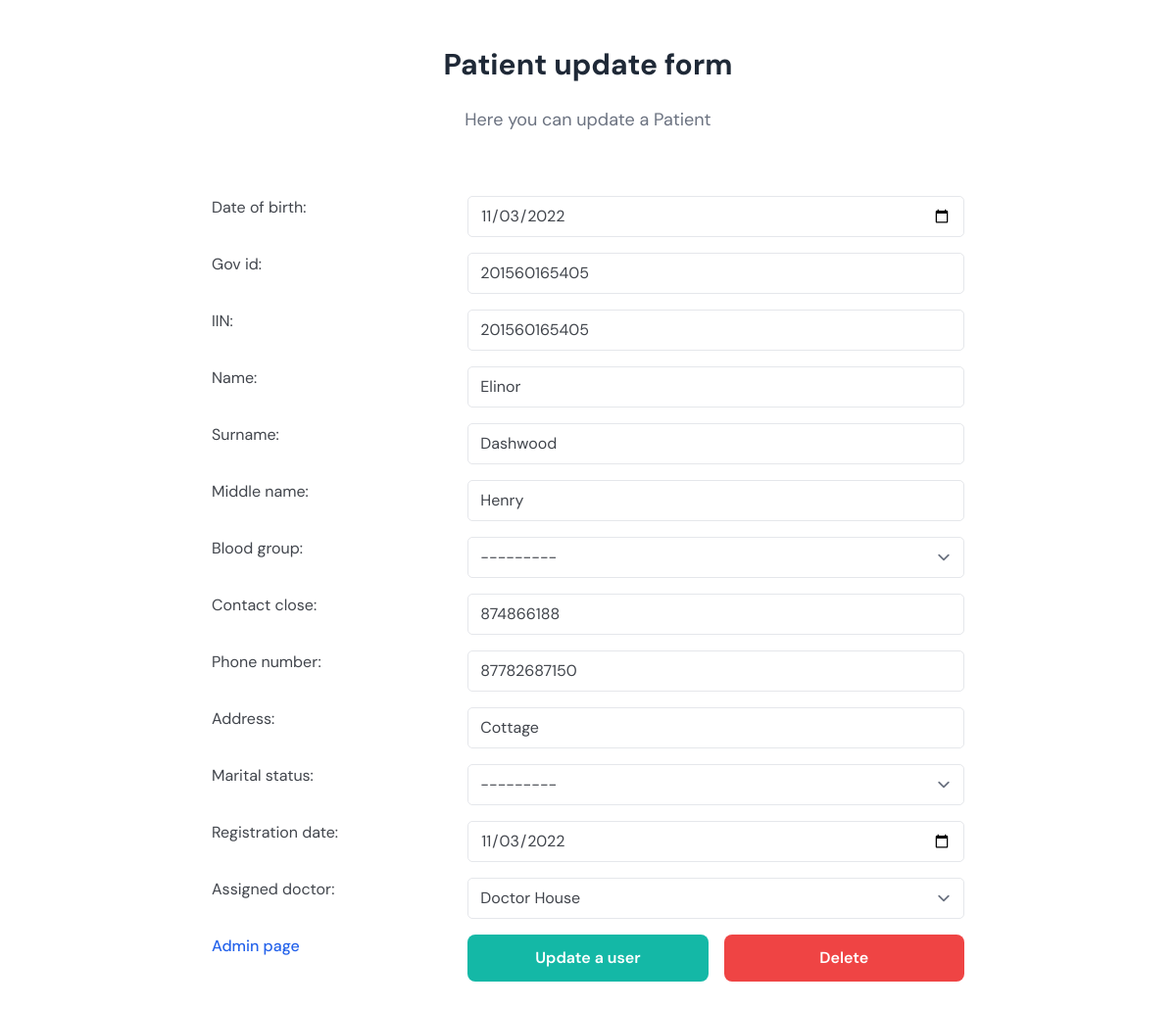
/users/admin/update/Patient/2 (signed in), run on the app's committed database.
### users/models.py (models this page shows, shortened)
class Patient(models.Model):
    user = models.OneToOneField(User, on_delete=models.CASCADE, primary_key=True)
    date_of_birth = models.DateField(blank=True, null=True)
    IIN = models.IntegerField(max_length=12, blank=True, null=True)
    gov_id = models.IntegerField(max_length=12,blank=True, null=True)
    name = models.CharField(max_length=50, blank=True, null=True)
    surname = models.CharField(max_length=50, blank=True, null=True)
    middle_name = models.CharField(max_length=50, blank=True, null=True)
    blood_group = models.CharField(max_length=2, blank=True, null=True, choices=blood_group_choices)
    contact_close = models.CharField(max_length=11,blank=True, null=True)
    phone_number = models.CharField(max_length=11,blank=True, null=True)
    address = models.CharField(max_length=50, blank=True, null=True)
    marital_status = models.CharField(max_length=10, blank=True, null=True, choices = marital_status_choices)
    registration_date = models.DateField(default = datetime.today())
    assigned_doctor = models.ForeignKey(Doctor, related_name='assigned_patients', on_delete=models.PROTECT, default = Doctor.objects.get(surname="House").pk) #why added pk?

### users/views.py (the view, shortened to what this page needs)
# urls.py: path('admin/update/<str:role>/<int:id>', views.update, name='update'),
@staff_member_required
def update(request, role, id):
    if role == 'Patient':
        patient = Patient.objects.get(user_id = str(id))
        form = PatientForm(instance=patient)
    return render(request, 'users/update.html', {
        'form' :  form, 'role' : role
    })

### users/models.py (called while the page is built)
    def __str__(self):
        return f"Doctor {str(self.user)}"

### users/templates/users/update.html (shortened to what this page needs)
{% extends 'users/layout.html' %}{% block head %}
	<link rel="stylesheet" href="https://unpkg.com/aos@next/dist/aos.css" />
{% endblock %}
{% block body %}
	<div class="font-body antialiased text-[#41454c] bg-[#FFFFFF]">
		<div class="py-6 sm:py-8 lg:py-12">
			<div class="px-4 mx-auto max-w-7xl md:px-8">
				<div class="mb-10 md:mb-16">
					<h2 class="text-gray-800 text-2xl lg:text-3xl font-bold text-center mb-4 md:mb-6">{{ role }} update form</h2>
					<p class="max-w-screen-md text-gray-500 md:text-lg text-center mx-auto">Here you can update a {{ role }}</p>
				</div>
				<form method="post" enctype="multipart/form-data" class="grid-cols-3 max-w-screen-md grid gap-4 mx-auto">
					{% for field in form.visible_fields %}
					{{ field.label_tag }} {{ field }}
					{% endfor %}
					<div class="w-[100%] block col-span-1">
						<a href="{% url 'personal' %}" class="text-sm mb-2 font-medium text-blue-600 hover:underline sm:text-base">Admin page</a>
					</div>
					<input type="submit" class="inline-block text-white text-sm font-semibold text-center rounded-lg outline-none transition duration-100 px-8 py-3 bg-teal-500 hover:bg-teal-600 active:bg-teal-700 md:text-base" value="Update a user">
					<button type='submit' class="inline-block text-white text-sm font-semibold text-center rounded-lg outline-none transition duration-100 px-8 py-3 bg-red-500 hover:bg-red-600 active:bg-red-700 md:text-base" name="Delete">Delete</button>
				</form>
			</div>
		</div>
	</div>
{% endblock %}

### data on the page
Patient: visible_fields "11/03/2022" "201560165405" "201560165405" "Elinor" "Dashwood" "Henry" "---------" "874866188" "87782687150" "Cottage" "---------" "11/03/2022" "Doctor House"

### other printed values
{{ role }} "Patient"
{{ field.label_tag }} "Date of birth:" "Gov id:" "IIN:" "Name:" "Surname:" "Middle name:" "Blood group:" "Contact close:" "Phone number:" "Address:" "Marital status:" "Registration date:" "Assigned doctor:"
